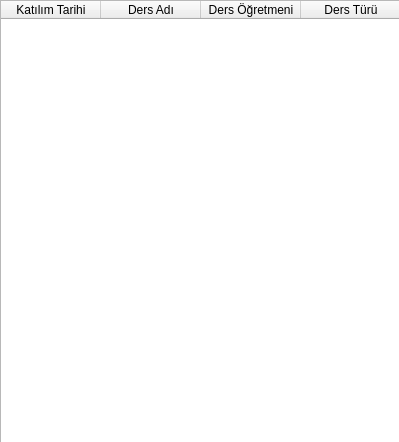
<?xml version="1.0" encoding="UTF-8"?>
<ui version="4.0">
 <class>Form</class>
 <widget class="QWidget" name="Form">
  <property name="geometry">
   <rect>
    <x>0</x>
    <y>0</y>
    <width>399</width>
    <height>442</height>
   </rect>
  </property>
  <property name="windowTitle">
   <string>Katıldığım Dersler</string>
  </property>
  <widget class="QTableWidget" name="tablo">
   <property name="geometry">
    <rect>
     <x>0</x>
     <y>0</y>
     <width>401</width>
     <height>491</height>
    </rect>
   </property>
   <property name="contextMenuPolicy">
    <enum>Qt::DefaultContextMenu</enum>
   </property>
   <column>
    <property name="text">
     <string>Katılım Tarihi</string>
    </property>
   </column>
   <column>
    <property name="text">
     <string>Ders Adı</string>
    </property>
   </column>
   <column>
    <property name="text">
     <string>Ders Öğretmeni</string>
    </property>
   </column>
   <column>
    <property name="text">
     <string>Ders Türü</string>
    </property>
   </column>
  </widget>
 </widget>
 <resources/>
 <connections/>
</ui>
